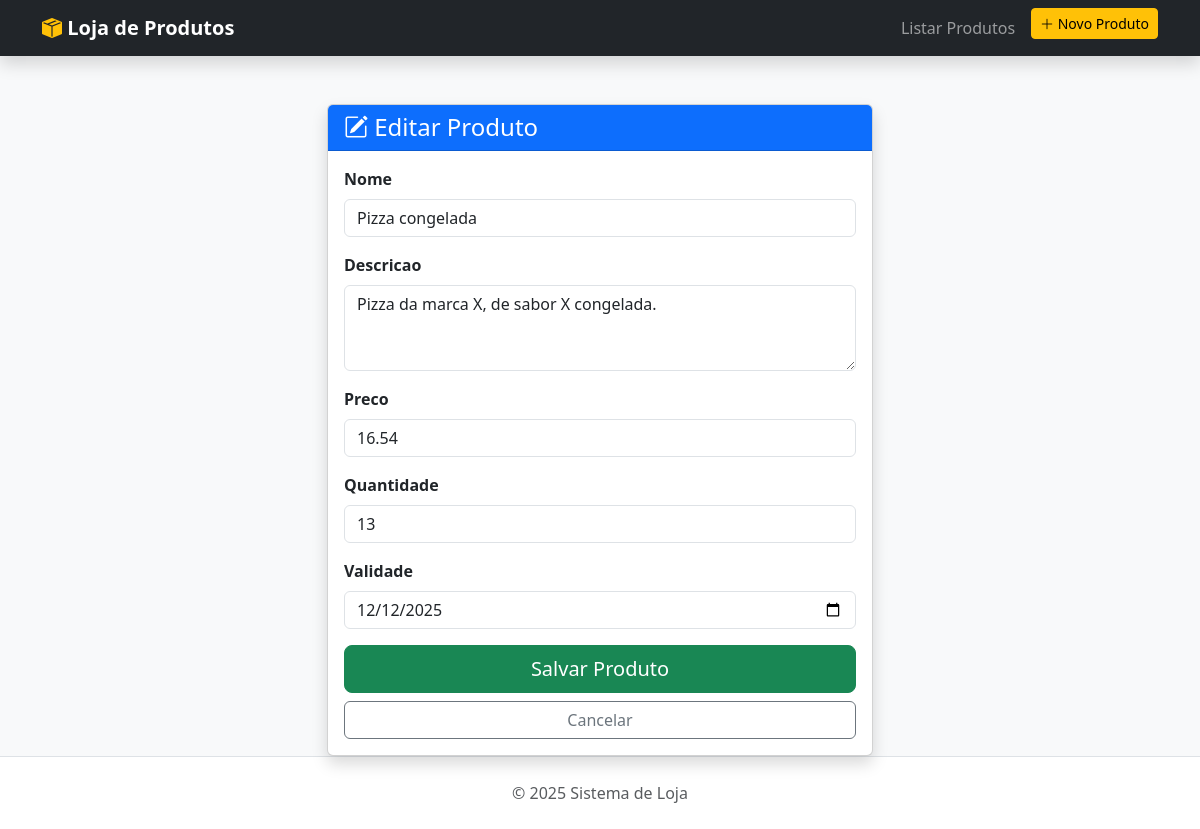
Screenshot of /editar/1/ with the database file from the repository.
### gestao/models.py (models this page shows, shortened)
class Produto(models.Model):
    nome = models.CharField(max_length=100)
    descricao = models.TextField()
    preco = models.DecimalField(max_digits=10, decimal_places=2)
    validade = models.DateField()
    quantidade = models.IntegerField(default=0)

### gestao/views.py (the view)
# urls.py: path('editar/<int:produto_id>/', views.produto_edit, name='produto_edit'),
def produto_edit(request, produto_id):
    produto = get_object_or_404(Produto, pk=produto_id)
    if request.method == "POST":
     form = ProdutoForm(request.POST, instance=produto)
     if form.is_valid():
         form.save()
         return redirect('produto_list')
    else:
         form = ProdutoForm(instance=produto)
    return render(request, 'gestao/produto_novo.html', {'form': form})

### gestao/forms.py
class ProdutoForm(forms.ModelForm):
    class Meta:
        model = Produto
        fields = ['nome', 'descricao', 'preco', 'quantidade','validade']
        widgets = {
            'nome': forms.TextInput(attrs={'class': 'form-control', 'placeholder': 'Ex: Notebook Dell'}),
            'descricao': forms.Textarea(attrs={'class': 'form-control', 'rows': 3}),
            'preco': forms.NumberInput(attrs={'class': 'form-control', 'placeholder': '0.00'}),
            'quantidade': forms.NumberInput(attrs={'class': 'form-control', 'placeholder': 'Qtd em estoque'}),
            'validade': forms.DateInput(attrs={'class': 'form-control', 'type': 'date'}),
        }

### gestao/templates/gestao/produto_novo.html (shortened to what this page needs)
{% extends 'gestao/base.html' %}
{% block content %}
<div class="row justify-content-center">
    <div class="col-md-6">
        <div class="card shadow">
            <div class="card-header bg-primary text-white">
                <h4 class="mb-0">
                    <i class="bi bi-pencil-square"></i>
                     {% if form.instance.pk %}Editar Produto{% else %}Novo Produto{% endif %}
                </h4>
            </div>
            <div class="card-body">
                <form method="POST">
                    {% for field in form %}
                    <div class="mb-3">
                        <label class="form-label fw-bold">{{ field.label }}</label>
                        {{ field }}
                    </div>
                    {% endfor %}
                    <div class="d-grid gap-2">
                        <button type="submit" class="btn btn-success btn-lg">Salvar Produto</button>
                        <a href="{% url 'produto_list' %}" class="btn btn-outline-secondary">Cancelar</a>
                    </div>
                </form>
            </div>
        </div>
    </div>
</div>
{% endblock %}

### rows the page displays
Produto: form "Pizza congelada" "Pizza da marca X, de sabor X congelada." "16.54" "13" "12/12/2025"

### other values shown
{{ field.label }} "Nome" "Descricao" "Preco" "Quantidade" "Validade"
